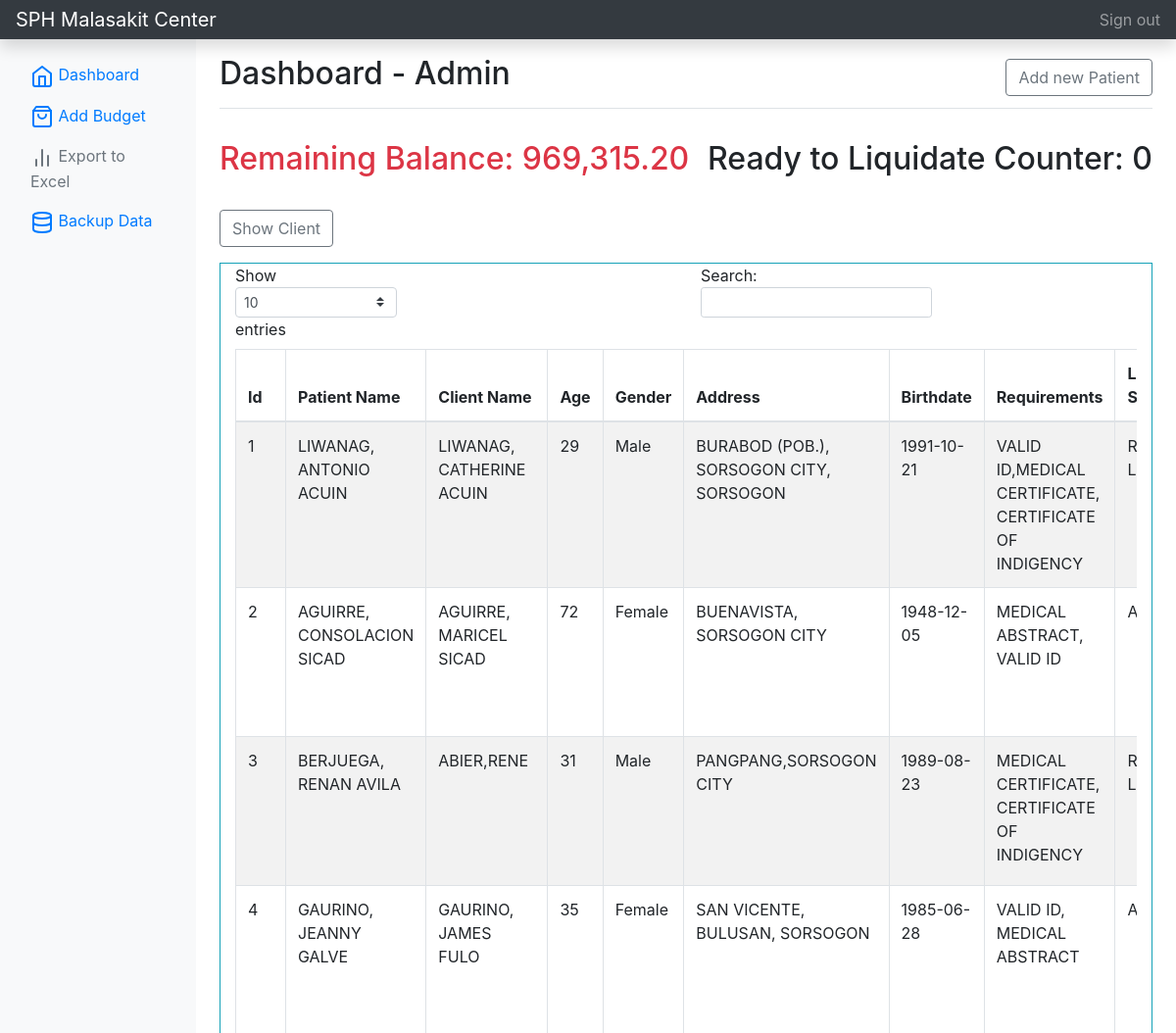
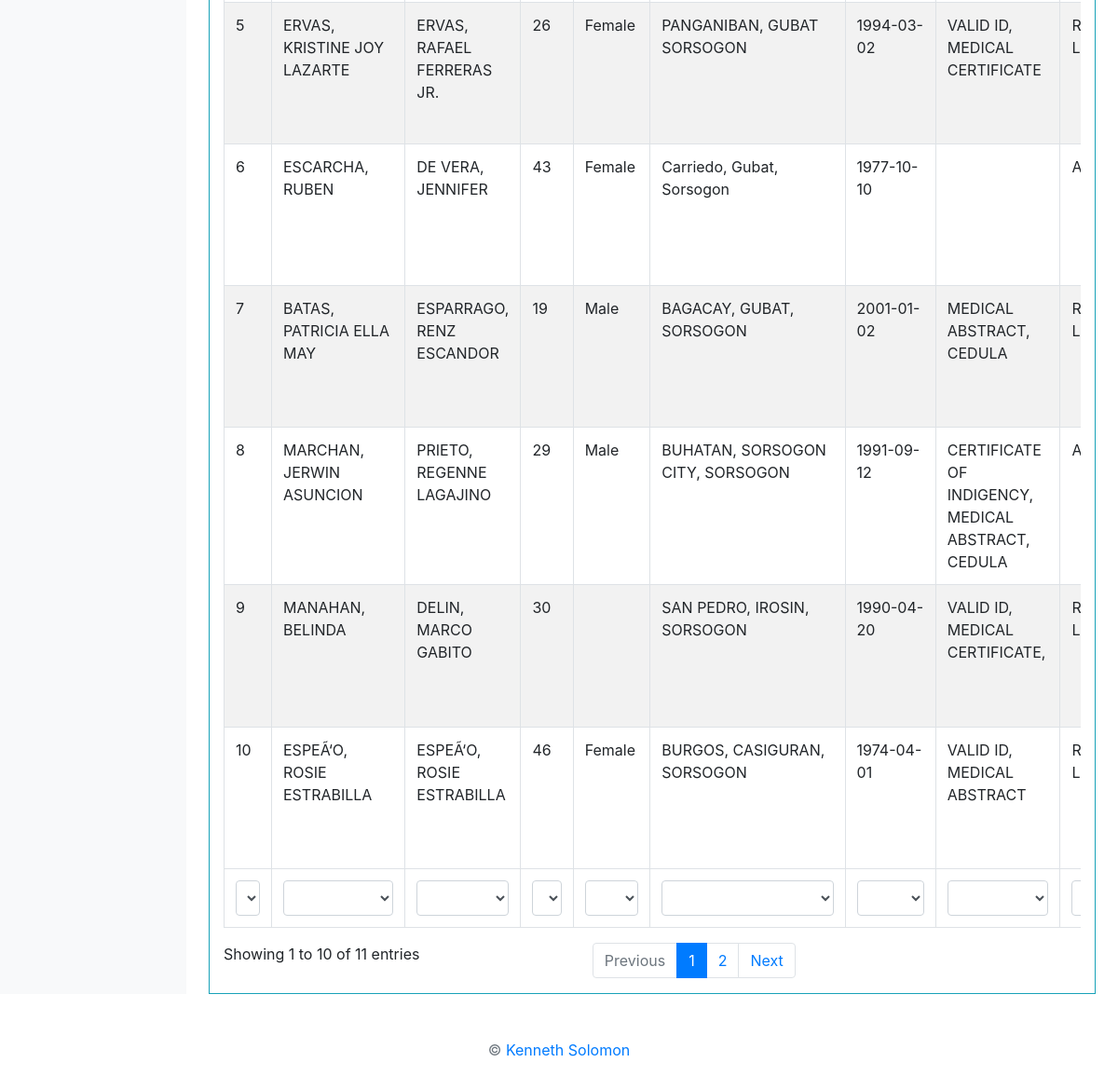
The app's page /home.php?id=1 (signed in), older data (2 pictures, top to bottom).
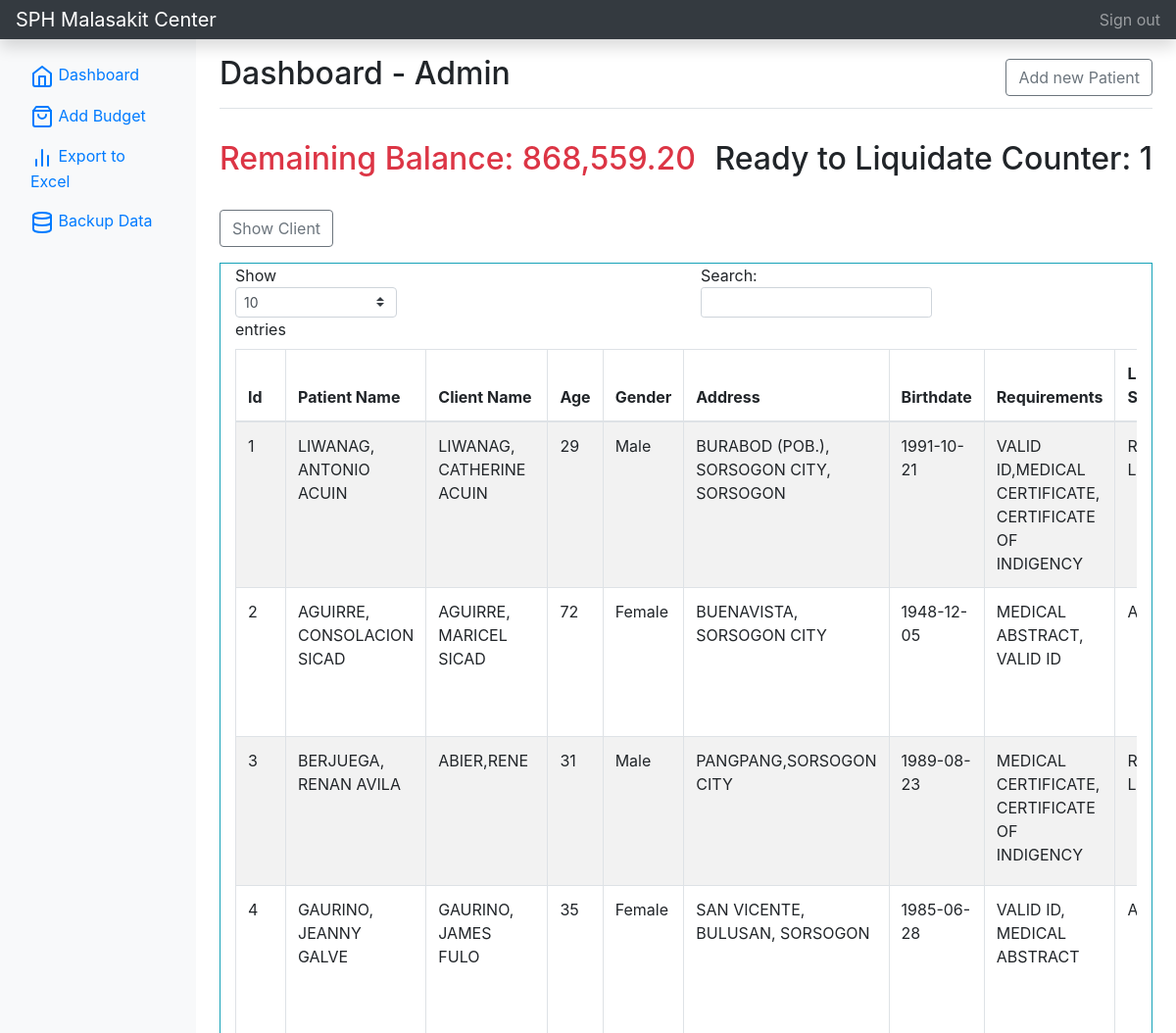
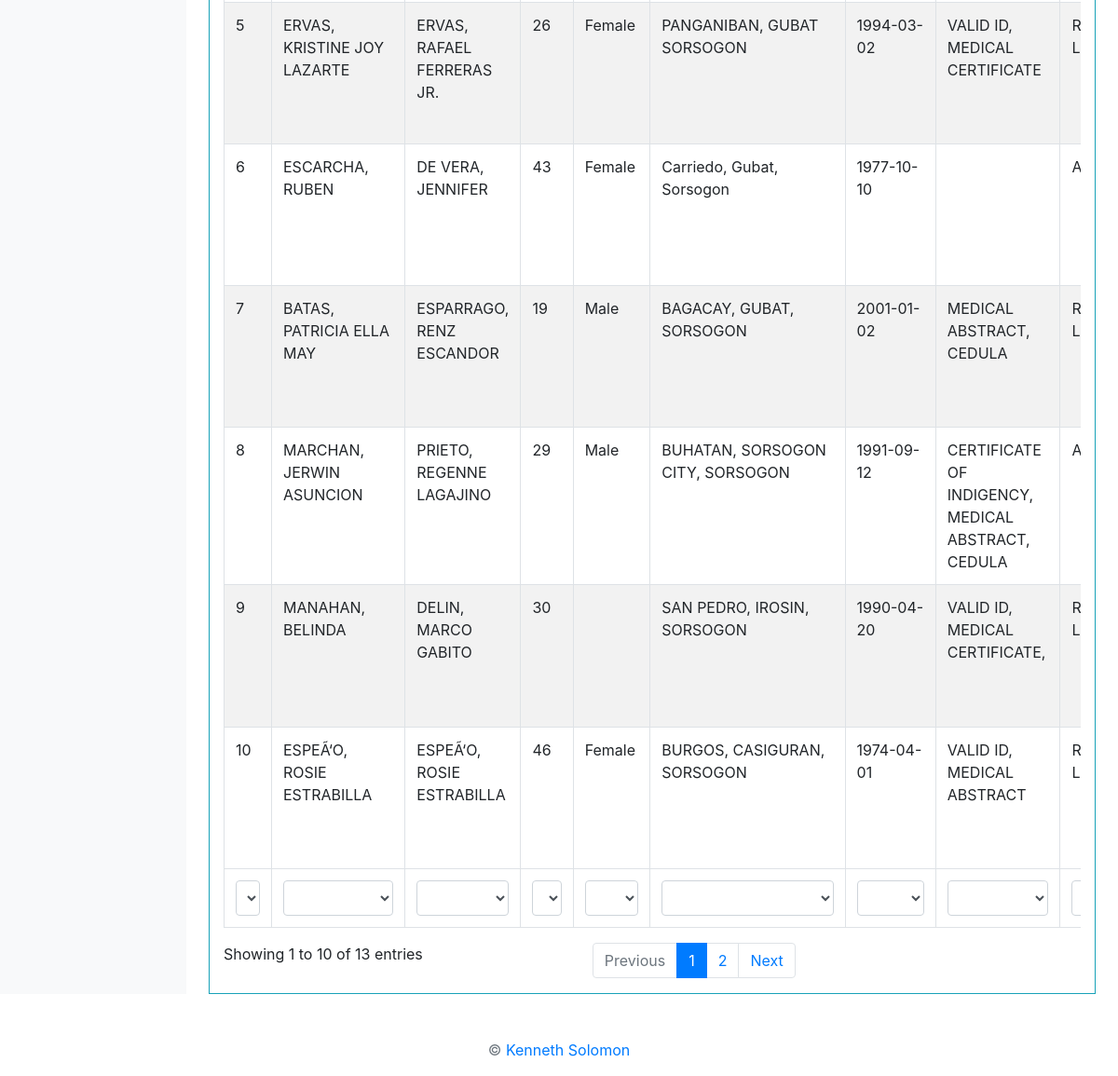
The same page, newer data (2 pictures, top to bottom).
### tables this page shows
CREATE TABLE IF NOT EXISTS `budget` (
  `id` int(12) unsigned NOT NULL AUTO_INCREMENT,
  `amount` double DEFAULT NULL,
  PRIMARY KEY (`id`)
);

CREATE TABLE IF NOT EXISTS `tbl_client` (
  `id` int(24) unsigned NOT NULL AUTO_INCREMENT,
  `fullname` varchar(255) NOT NULL,
  `fullname_client` varchar(255) NOT NULL,
  `age` int(12) NOT NULL,
  `gender` varchar(50) NOT NULL,
  `client_admission` varchar(50) DEFAULT NULL,
  `address` varchar(50) NOT NULL,
  `birthdate` varchar(50) NOT NULL,
  `requirements` varchar(255) NOT NULL,
  `patient_status` varchar(50) DEFAULT NULL,
  `accountable` varchar(50) DEFAULT NULL,
  `last_availment` varchar(50) DEFAULT ' ',
  PRIMARY KEY (`id`)
);

### home.php (the view, shortened to what this page needs)
<?php
include_once('connection.php');
if (isset($_SESSION['loggedin'])) {
?>
<!doctype html>
<html lang="en">
  <head>
<link href="./assets/css/bootstrap.min.css" rel="stylesheet">
    <link href="./assets/css/bootstrap.min2.css" rel="stylesheet">
    <link href="./assets/css/style.css" rel="stylesheet">
  </head>
  <body>
    <nav class="navbar navbar-dark sticky-top bg-dark flex-md-nowrap p-0 shadow">
      <a class="navbar-brand col-md-3 col-lg-2 mr-0 px-3" href="home.php?id=<?php echo $_GET['id'] ?>">SPH Malasakit Center</a>
      <ul class="navbar-nav px-3">
        <li class="nav-item text-nowrap">
          <a class="nav-link" href="logout.php">Sign out</a>
        </li>
      </ul>
    </nav>
<div class="container-fluid">
  <div class="row">
  <?php include 'sidebar.php';?>
    <main role="main" class="col-md-9 ml-sm-auto col-lg-10 px-md-4">
      <div class="d-flex justify-content-between flex-wrap flex-md-nowrap align-items-center pt-3 pb-2 mb-3 border-bottom">
        <h1 class="h2">Dashboard - <?php echo $_SESSION['user_fullname'] ?></h1>
        <button class="btn btn-md btn-outline-secondary" type="button" data-toggle="collapse" data-target="#newClientCollapse" aria-expanded="false" aria-controls="newClientCollapse">
            Add new Patient
        </button>
      </div>
        <div class="d-flex justify-content-between flex-wrap flex-md-nowrap align-items-center pt-3 pb-2 mb-3">
            <h1 class="h2 text-danger">
            <?php
                $sql = "SELECT * FROM budget";
                    $result = mysqli_query($conn, $sql);
                    if (mysqli_num_rows($result) > 0) {
                        while ($row = mysqli_fetch_assoc($result)) {
                          $balance = $row['amount'];
                          echo 'Remaining Balance: ' . number_format($balance, 2);
                        }
                      }
            ?>
            </h1>
            <h2>
                <?php
                    $sql = "SELECT * FROM tbl_client WHERE patient_status ='Discharged'";
                    $result = mysqli_query($conn, $sql);
                    $total_discharged = mysqli_num_rows($result) ;
                    echo 'Ready to Liquidate Counter: ' . $total_discharged;
                ?>
            </h2>
        </div>
        <input class="btn btn-md btn-outline-secondary" type="button" id="btnTable"  onclick="myFunction()">
            <div class="container-fluid mt-3" id="myDIV">
                <div class="row">
                        <div class="col-md-12 border border-info">
                            <div class="table-responsive">
                            <table id="example" class="table table-striped table-bordered" style="width:100%">
                                <thead>
                                    <tr>
                                        <th>Id</th>
                                        <th>Patient Name</th>
                                        <th>Client Name</th>
                                        <th>Age</th>
                                        <th>Gender</th>
                                        <th>Address</th>
                                        <th>Birthdate</th>
                                        <th>Requirements</th>
                                        <th>Liquidation Status</th>
                                    </tr>
                                </thead>
                                <tbody>
                                <?php
                                $sql = "SELECT * FROM tbl_client ORDER BY id desc";
                                    $result = mysqli_query($conn, $sql);
                                    if (mysqli_num_rows($result) > 0) {
                                        while ($row = mysqli_fetch_assoc($result)) {
                                            $id = $row['id'];
                                            $fullname = $row['fullname'];
                                            $age = $row['age'];
                                            $gender = $row['gender'];
                                            $address = $row['address'];
                                            $birthdate = $row['birthdate'];
                                            $requirements = $row['requirements'];
                                            $patient_status = $row['patient_status'];
                                            $beneficiary_name = $row['fullname_client'];
                                            $accountable = $row['accountable'];
                                            $last_availment = $row['last_availment'];
                                            $sql2 = "SELECT SUM(amount) as balance FROM listofavailment WHERE client_id = $id && status != 'Complete' ";
                                                $result2 = mysqli_query($conn, $sql2);
                                                if (mysqli_num_rows($result2) > 0) {
                                                    while ($row2 = mysqli_fetch_assoc($result2)) {
                                                    $balance = $row2['balance'];
                                                    $total =  2000 - $balance;
                                                    }
                                                }
                                            echo '
                                                <tr>
                                                    <td>' . $id . '</td>
                                                    <td>' . $fullname . '</td>
                                                    <td>' . $beneficiary_name . '</td>
                                                    <td>' . $age . '</td>
                                                    <td>' . $gender . '</td>
                                                    <td>' . $address . '</td>
                                                    <td>' . $birthdate . '</td>
                                                    <td>' . $requirements . '</td>
                                                    <td>';
                                                    if($total <= 0){
                                                        echo 'Ready to Liquidate';
                                                    } else {
                                                        echo 'Active';
                                                    }
                                                    echo'
                                                    </td>
                                                    <td>' . $patient_status . '</td>
                                                    <td>' . $last_availment . '</td>
                                                    <td>' . $accountable . '</td>
                                                    <td align="center">
                                                        <a href="addAvailment.php?id='.$_GET['id'].'&client_id='.$id.'" class="btn btn-md btn-outline-secondary"><span data-feather="eye"></span> View</a>
                                                        <a href="editClient.php?id='.$_GET['id'].'&client_id='.$id.'" class="btn btn-md btn-outline-secondary"><span data-feather="send"></span> Edit</a>
                                                    </td>
                                                </tr>
                                                ';
                                        }
                                    }
                                    ?>
                                </tbody>
                                <tfoot>
                                    <tr>
                                        <th>Id</th>
                                        <th>Patient Name</th>
                                        <th>Client Name</th>
                                        <th>Age</th>
                                        <th>Gender</th>
                                        <th>Address</th>
                                        <th>Birthdate</th>
                                        <th>Requirements</th>
                                        <th>Liquidation Status</th>
                                    </tr>
                                </tfoot>
                            </table>
                        </div>
                    </div>
                </div>
            </div>
    </main>
  </div>
</div>
<p class="mt-5 mb-3 text-muted text-center">&copy; <a href="https://www.facebook.com/kennethlimsolomon/">Kenneth Solomon</a></p>
    </body>
</html>
<?php
} else {
    $url = "./index.php";
    $url = str_replace(PHP_EOL, '', $url);
    header("Location: $url");
}
?>

### sidebar.php
<?php $id = $_GET['id'];  ?>
<nav id="sidebarMenu" class="col-md-3 col-lg-2 d-md-block bg-light sidebar collapse">
      <div class="sidebar-sticky pt-3">
        <ul class="nav flex-column">
          <li class="nav-item">
            <a class="nav-link" href="home.php?id=<?php echo $_GET['id'] ?>">
              <span data-feather="home"></span>
              Dashboard <span class="sr-only">(current)</span>
            </a>
          </li>
          <li class="nav-item">
            <a class="nav-link" href="addBudget.php?id=<?php echo $_GET['id'] ?>">
              <span data-feather="shopping-bag"></span>
              Add Budget
            </a>
          </li>
          <li class="nav-item">
                <?php
                    $sql = "SELECT * FROM tbl_client WHERE patient_status ='Discharged'";
                    $result = mysqli_query($conn, $sql);
                    $total_discharged = mysqli_num_rows($result) ;
                ?>
            <?php
              if($total_discharged >= 1){
                echo '
                <a class="nav-link" href="./exportexcel.php?id='.$id.'">
                  <span data-feather="bar-chart-2"></span>
                  Export to Excel
                </a>
                ';
              } else {
                echo '
                <a class="nav-link disabled" href="./exportexcel.php?id='.$id.'">
                  <span data-feather="bar-chart-2"></span>
                  Export to Excel
                </a>
                ';
              }
            ?>
          </li>
          <li class="nav-item">
            <a class="nav-link" href="./exportsql.php?id=<?php echo $id ?>">
              <span data-feather="database"></span>
              Backup Data
            </a>
          </li>
        </ul>
      </div>
    </nav>

Row changes from the older to the newer data that the page shows:
changed budget: amount "969,315.20" → "868,559.20"
Text that changed along with them:
$total_discharged: "0" → "1"
text written by a page script: "Show entries Search: Showing 1 to 10 of 11 entries Previous 1 2 Next" → "Show entries Search: Showing 1 to 10 of 13 entries Previous 1 2 Next"
